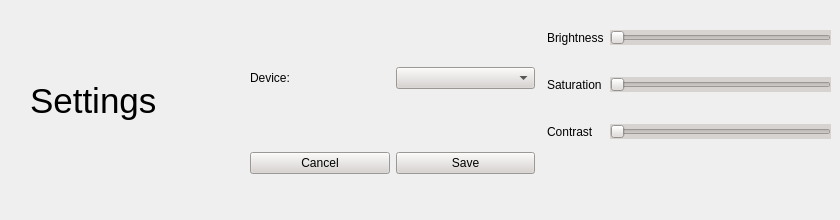
        <widget class="QWidget" name="Settings">
         <property name="styleSheet">
          <string notr="true">border-color: rgb(255, 255, 255);</string>
         </property>
         <widget class="QWidget" name="horizontalLayoutWidget">
          <property name="geometry">
           <rect>
            <x>250</x>
            <y>30</y>
            <width>581</width>
            <height>181</height>
           </rect>
          </property>
          <layout class="QHBoxLayout" name="horizontalLayout_4">
           <item>
            <layout class="QVBoxLayout" name="verticalLayout_6">
             <item>
              <layout class="QHBoxLayout" name="horizontalLayout_7">
               <item>
                <widget class="QLabel" name="label_9">
                 <property name="text">
                  <string>Device:</string>
                 </property>
                </widget>
               </item>
               <item>
                <widget class="QComboBox" name="comboBox">
                 <property name="styleSheet">
                  <string notr="true">background-color: rgb(215, 211, 208);</string>
                 </property>
                </widget>
               </item>
              </layout>
             </item>
             <item>
              <spacer name="horizontalSpacer_6">
               <property name="orientation">
                <enum>Qt::Horizontal</enum>
               </property>
               <property name="sizeHint" stdset="0">
                <size>
                 <width>40</width>
                 <height>20</height>
                </size>
               </property>
              </spacer>
             </item>
             <item>
              <layout class="QHBoxLayout" name="horizontalLayout_6">
               <item>
                <widget class="QPushButton" name="pushButton_2">
                 <property name="styleSheet">
                  <string notr="true">background-color: rgb(215, 211, 208);</string>
                 </property>
                 <property name="text">
                  <string>Cancel</string>
                 </property>
                </widget>
               </item>
               <item>
                <widget class="QPushButton" name="pushButton">
                 <property name="styleSheet">
                  <string notr="true">background-color: rgb(215, 211, 208);</string>
                 </property>
                 <property name="text">
                  <string>Save</string>
                 </property>
                </widget>
               </item>
              </layout>
             </item>
            </layout>
           </item>
           <item>
            <widget class="QFrame" name="frame_6">
             <property name="frameShape">
              <enum>QFrame::StyledPanel</enum>
             </property>
             <property name="frameShadow">
              <enum>QFrame::Raised</enum>
             </property>
             <widget class="QWidget" name="horizontalLayoutWidget_3">
              <property name="geometry">
               <rect>
                <x>130</x>
                <y>30</y>
                <width>581</width>
                <height>210</height>
               </rect>
              </property>
              <layout class="QHBoxLayout" name="horizontalLayout_5">
               <item>
                <layout class="QVBoxLayout" name="verticalLayout_7">
                 <item>
                  <layout class="QHBoxLayout" name="horizontalLayout_8">
                   <item>
                    <widget class="QLabel" name="label_11">
                     <property name="text">
                      <string>Device:</string>
                     </property>
                    </widget>
                   </item>
                   <item>
                    <widget class="QComboBox" name="comboBox_2"/>
                   </item>
                  </layout>
                 </item>
                 <item>
                  <spacer name="horizontalSpacer_11">
                   <property name="orientation">
                    <enum>Qt::Horizontal</enum>
                   </property>
                   <property name="sizeHint" stdset="0">
                    <size>
                     <width>40</width>
                     <height>20</height>
                    </size>
                   </property>
                  </spacer>
                 </item>
                 <item>
                  <layout class="QHBoxLayout" name="horizontalLayout_9">
                   <item>
                    <widget class="QPushButton" name="pushButton_3">
                     <property name="text">
                      <string>cancel</string>
                     </property>
                    </widget>
                   </item>
                   <item>
                    <widget class="QPushButton" name="pushButton_4">
                     <property name="text">
                      <string>save</string>
                     </property>
                    </widget>
                   </item>
                  </layout>
                 </item>
                 <item>
                  <spacer name="horizontalSpacer_12">
                   <property name="orientation">
                    <enum>Qt::Horizontal</enum>
                   </property>
                   <property name="sizeHint" stdset="0">
                    <size>
                     <width>40</width>
                     <height>20</height>
                    </size>
                   </property>
                  </spacer>
                 </item>
                </layout>
               </item>
               <item>
                <layout class="QFormLayout" name="formLayout_3">
                 <property name="fieldGrowthPolicy">
                  <enum>QFormLayout::AllNonFixedFieldsGrow</enum>
                 </property>
                 <item row="0" column="0">
                  <widget class="QLabel" name="label_16">
                   <property name="text">
                    <string>Brightness</string>
                   </property>
                  </widget>
                 </item>
                 <item row="0" column="1">
                  <widget class="QSlider" name="horizontalSlider_7">
                   <property name="orientation">
                    <enum>Qt::Horizontal</enum>
                   </property>
                  </widget>
                 </item>
                 <item row="3" column="0">
                  <widget class="QLabel" name="label_17">
                   <property name="text">
                    <string>Saturation</string>
                   </property>
                  </widget>
                 </item>
                 <item row="3" column="1">
                  <widget class="QSlider" name="horizontalSlider_8">
                   <property name="orientation">
                    <enum>Qt::Horizontal</enum>
                   </property>
                  </widget>
                 </item>
                 <item row="5" column="0">
                  <widget class="QLabel" name="label_18">
                   <property name="text">
                    <string>Contrast</string>
                   </property>
                  </widget>
                 </item>
                 <item row="5" column="1">
                  <widget class="QSlider" name="horizontalSlider_9">
                   <property name="orientation">
                    <enum>Qt::Horizontal</enum>
                   </property>
                  </widget>
                 </item>
                 <item row="1" column="1">
                  <spacer name="horizontalSpacer_13">
                   <property name="orientation">
                    <enum>Qt::Horizontal</enum>
                   </property>
                   <property name="sizeHint" stdset="0">
                    <size>
                     <width>40</width>
                     <height>20</height>
                    </size>
                   </property>
                  </spacer>
                 </item>
                 <item row="2" column="1">
                  <spacer name="horizontalSpacer_14">
                   <property name="orientation">
                    <enum>Qt::Horizontal</enum>
                   </property>
                   <property name="sizeHint" stdset="0">
                    <size>
                     <width>40</width>
                     <height>20</height>
                    </size>
                   </property>
                  </spacer>
                 </item>
                 <item row="4" column="1">
                  <spacer name="horizontalSpacer_15">
                   <property name="orientation">
                    <enum>Qt::Horizontal</enum>
                   </property>
                   <property name="sizeHint" stdset="0">
                    <size>
                     <width>40</width>
                     <height>20</height>
                    </size>
                   </property>
                  </spacer>
                 </item>
                </layout>
               </item>
              </layout>
             </widget>
            </widget>
           </item>
           <item>
            <layout class="QFormLayout" name="formLayout_2">
             <property name="fieldGrowthPolicy">
              <enum>QFormLayout::AllNonFixedFieldsGrow</enum>
             </property>
             <item row="0" column="0">
              <widget class="QLabel" name="label_13">
               <property name="text">
                <string>Brightness</string>
               </property>
              </widget>
             </item>
             <item row="0" column="1">
              <widget class="QSlider" name="horizontalSlider_4">
               <property name="styleSheet">
                <string notr="true">background-color: rgb(215, 211, 208);</string>
               </property>
               <property name="orientation">
                <enum>Qt::Horizontal</enum>
               </property>
              </widget>
             </item>
             <item row="1" column="1">
              <spacer name="horizontalSpacer_9">
               <property name="orientation">
                <enum>Qt::Horizontal</enum>
               </property>
               <property name="sizeHint" stdset="0">
                <size>
                 <width>40</width>
                 <height>20</height>
                </size>
               </property>
              </spacer>
             </item>
             <item row="2" column="0">
              <widget class="QLabel" name="label_14">
               <property name="text">
                <string>Saturation</string>
               </property>
              </widget>
             </item>
             <item row="2" column="1">
              <widget class="QSlider" name="horizontalSlider_5">
               <property name="styleSheet">
                <string notr="true">background-color: rgb(215, 211, 208);</string>
               </property>
               <property name="orientation">
                <enum>Qt::Horizontal</enum>
               </property>
              </widget>
             </item>
             <item row="3" column="1">
              <spacer name="horizontalSpacer_10">
               <property name="orientation">
                <enum>Qt::Horizontal</enum>
               </property>
               <property name="sizeHint" stdset="0">
                <size>
                 <width>40</width>
                 <height>20</height>
                </size>
               </property>
              </spacer>
             </item>
             <item row="4" column="0">
              <widget class="QLabel" name="label_15">
               <property name="text">
                <string>Contrast</string>
               </property>
              </widget>
             </item>
             <item row="4" column="1">
              <widget class="QSlider" name="horizontalSlider_6">
               <property name="styleSheet">
                <string notr="true">background-color: rgb(215, 211, 208);</string>
               </property>
               <property name="orientation">
                <enum>Qt::Horizontal</enum>
               </property>
              </widget>
             </item>
            </layout>
           </item>
          </layout>
         </widget>
         <widget class="QLabel" name="label_4">
          <property name="geometry">
           <rect>
            <x>30</x>
            <y>70</y>
            <width>151</width>
            <height>61</height>
           </rect>
          </property>
          <property name="font">
           <font>
            <pointsize>26</pointsize>
           </font>
          </property>
          <property name="text">
           <string>Settings</string>
          </property>
         </widget>
        </widget>
